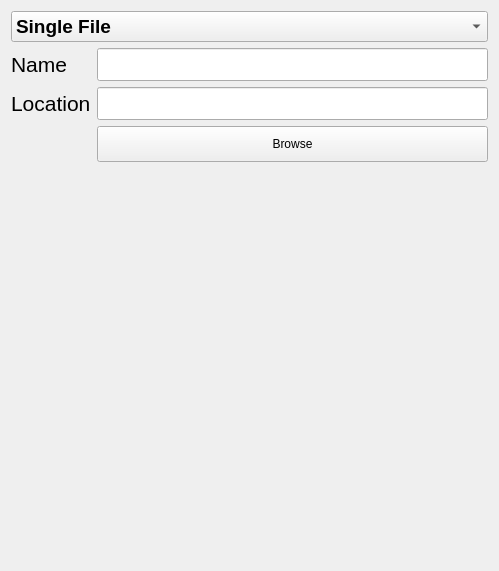
<?xml version="1.0" encoding="UTF-8"?>
<ui version="4.0">
 <class>wgtNewDialog</class>
 <widget class="QWidget" name="wgtNewDialog">
  <property name="geometry">
   <rect>
    <x>0</x>
    <y>0</y>
    <width>497</width>
    <height>571</height>
   </rect>
  </property>
  <property name="windowTitle">
   <string>Form</string>
  </property>
  <layout class="QGridLayout" name="gridLayout">
   <item row="0" column="0">
    <layout class="QVBoxLayout" name="vLayout">
     <item>
      <widget class="QComboBox" name="cmbType">
       <property name="minimumSize">
        <size>
         <width>477</width>
         <height>29</height>
        </size>
       </property>
       <property name="font">
        <font>
         <pointsize>14</pointsize>
         <weight>75</weight>
         <bold>true</bold>
        </font>
       </property>
       <item>
        <property name="text">
         <string>Single File</string>
        </property>
       </item>
       <item>
        <property name="text">
         <string>Project</string>
        </property>
       </item>
      </widget>
     </item>
     <item>
      <layout class="QFormLayout" name="frmLayout">
       <item row="0" column="0">
        <widget class="QLabel" name="lblname">
         <property name="font">
          <font>
           <pointsize>16</pointsize>
          </font>
         </property>
         <property name="text">
          <string>Name</string>
         </property>
        </widget>
       </item>
       <item row="0" column="1">
        <widget class="QLineEdit" name="lneName">
         <property name="font">
          <font>
           <pointsize>16</pointsize>
          </font>
         </property>
        </widget>
       </item>
       <item row="1" column="0">
        <widget class="QLabel" name="lblLocation">
         <property name="font">
          <font>
           <pointsize>16</pointsize>
          </font>
         </property>
         <property name="text">
          <string>Location</string>
         </property>
        </widget>
       </item>
       <item row="1" column="1">
        <widget class="QLineEdit" name="lneLocation">
         <property name="font">
          <font>
           <pointsize>16</pointsize>
          </font>
         </property>
        </widget>
       </item>
       <item row="2" column="1">
        <widget class="QPushButton" name="btnBrowse">
         <property name="minimumSize">
          <size>
           <width>0</width>
           <height>36</height>
          </size>
         </property>
         <property name="text">
          <string>Browse</string>
         </property>
        </widget>
       </item>
      </layout>
     </item>
    </layout>
   </item>
  </layout>
 </widget>
 <resources/>
 <connections/>
</ui>
